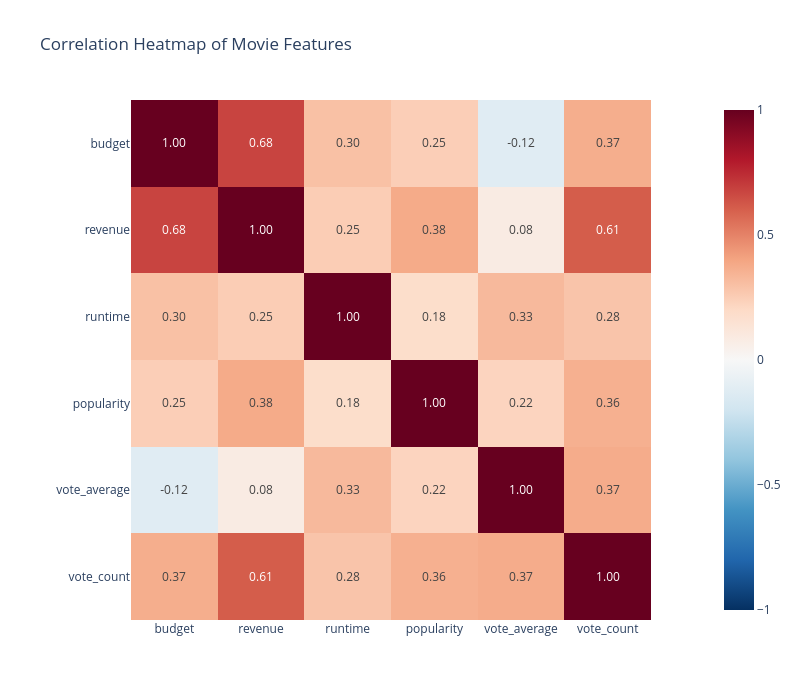

Notebook source saved alongside this figure:
### Markdown cell above
VISUALIZATION CHART 7

insights - Revenue and budget has strong correlation
           Budget and vote_average has strong negative correlation

### Code cell
df_corr = df_movies[
    [
        "budget",
        "revenue",
        "runtime",
        "popularity",
        "vote_average",
        "vote_count"
    ]
]

corr_matrix = df_corr.corr()

fig = px.imshow(
    corr_matrix,
    text_auto=".2f",
    color_continuous_scale="RdBu_r",
    zmin=-1,
    zmax=1,
    title="Correlation Heatmap of Movie Features"
)

fig.update_layout(
    width=800,
    height=700
)

fig.show()

### Figure 1 — Plotly figure (JSON) as saved in the notebook; plotly's stock layout.template omitted (floating-point values rounded to 4 significant figures)
{"data": [{"coloraxis": "coloraxis", "hovertemplate": "x: %{x}<br>y: %{y}<br>color: %{z}<extra></extra>", "name": "0", "texttemplate": "%{z:.2f}", "type": "heatmap", "x": ["budget", "revenue", "runtime", "popularity", "vote_average", "vote_count"], "xaxis": "x", "y": ["budget", "revenue", "runtime", "popularity", "vote_average", "vote_count"], "yaxis": "y", "z": [[1.0, 0.6777, 0.2975, 0.2476, -0.1222, 0.3676], [0.6777, 1.0, 0.2509, 0.3787, 0.08284, 0.609], [0.2975, 0.2509, 1.0, 0.1817, 0.3257, 0.2842], [0.2476, 0.3787, 0.1817, 1.0, 0.2243, 0.3609], [-0.1222, 0.08284, 0.3257, 0.2243, 1.0, 0.3726], [0.3676, 0.609, 0.2842, 0.3609, 0.3726, 1.0]]}], "layout": {"coloraxis": {"autocolorscale": false, "cmax": 1, "cmin": -1, "colorscale": [[0, "rgb(5,48,97)"], [0.1, "rgb(33,102,172)"], [0.2, "rgb(67,147,195)"], [0.3, "rgb(146,197,222)"], [0.4, "rgb(209,229,240)"], [0.5, "rgb(247,247,247)"], [0.6, "rgb(253,219,199)"], [0.7, "rgb(244,165,130)"], [0.8, "rgb(214,96,77)"], [0.9, "rgb(178,24,43)"], [1, "rgb(103,0,31)"]]}, "height": 700, "title": {"text": "Correlation Heatmap of Movie Features"}, "width": 800, "xaxis": {"anchor": "y", "constrain": "domain", "domain": [0, 1], "scaleanchor": "y"}, "yaxis": {"anchor": "x", "autorange": "reversed", "constrain": "domain", "domain": [0, 1]}}}
